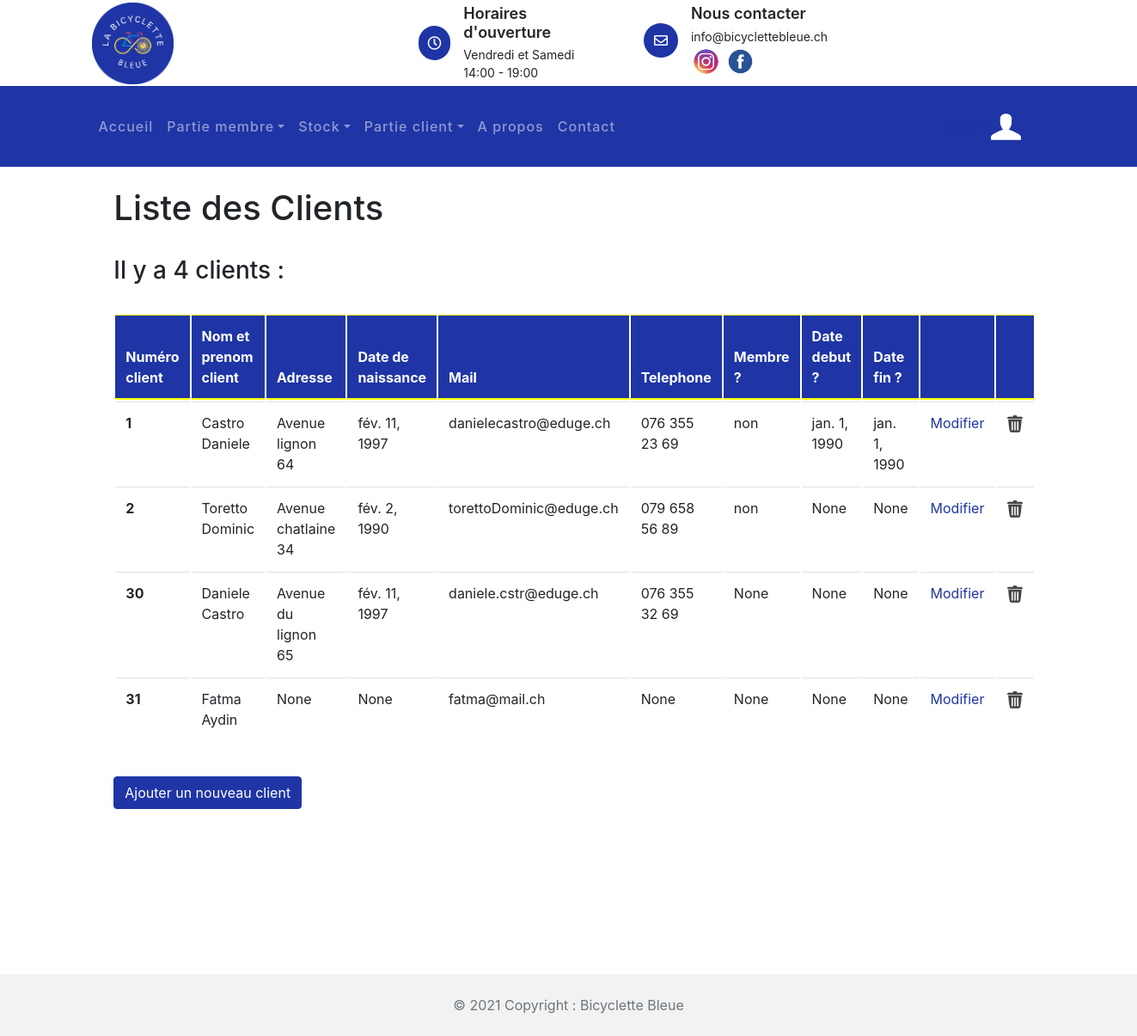
/client/ (signed in), run on the app's committed database.
### statistique/models.py (models this page shows, shortened)
class Client(models.Model):
    cli_id = models.AutoField(db_column='CLI_ID', primary_key=True)  # Field name made lowercase.
    cli_nom = models.CharField(db_column='CLI_NOM', blank=True, null=True, max_length=100)  # Field name made lowercase.
    cli_prenom = models.CharField(db_column='CLI_PRENOM', blank=True, null=True, max_length=100)  # Field name made lowercase.
    cli_adresseposte = models.CharField(db_column='CLI_ADRESSEPOSTE', blank=True, null=True, max_length=100)  # Field name made lowercase.
    cli_date_naissance = models.DateField()  # Field name made lowercase.
    cli_mail = models.CharField(db_column='CLI_MAIL', blank=True, null=True, max_length=100)  # Field name made lowercase.
    cli_tel = models.CharField(db_column='CLI_TEl', blank=True, null=True, max_length=100)  # Field name made lowercase.
    cli_membre = models.CharField(db_column='CLI_MEMBRE', blank=True, null=True, max_length=100)  # Field name made lowercase.
    cli_date_debut = models.DateField()  # Field name made lowercase.
    cli_date_fin = models.DateField()  # Field name made lowercase.
    class Meta:
        managed = False
        db_table = 'Client'

### client/views.py (the view)
# urls.py: path('client/',include('client.urls')),
@login_required(login_url='/compte/login')
def client(request):
    client = Client.objects.all()
    client_number = client.count()
    messageNbClient = f'{client_number} clients :'
    if client_number == 1:
        messageNbClient = f'{client_number} client :'
    context = {
        'client' : client,
        'messageNbClient' : messageNbClient,
    }
    return render(request, 'client/client.html', context)

### client/templates/client/client.html
{% extends 'template_base.html' %}
{% load static %}
{% block contenu %}
        <link href="{% static 'css/bootstrap.min.css' %}" rel="stylesheet">
        <link href="{% static 'lib/flaticon/font/flaticon.css' %}" rel="stylesheet">
        <link href="{% static 'lib/animate/animate.min.css' %}" rel="stylesheet">
        <link href="{% static 'lib/owlcarousel/assets/owl.carousel.min.css' %}" rel="stylesheet">
    <br>
<h1 style="margin-left: 10%">Liste des Clients</h1>
    <br>
    <h3 style="margin-left: 10%">Il y a {{ messageNbClient }}</h3>
<br>
 <table class="table">
  <thead class="thead-dark">
    <tr>
      <th scope="col" >Numéro client</th>
      <th scope="col">Nom et prenom client</th>
      <th scope="col">Adresse</th>
      <th scope="col">Date de naissance</th>
      <th scope="col">Mail</th>
      <th scope="col">Telephone</th>
      <th scope="col">Membre ?</th>
      <th scope="col">Date debut ?</th>
      <th scope="col">Date fin ?</th>
      <th scope="col"></th>
      <th scope="col"></th>
    </tr>
  </thead>
  <tbody>
  {% for client in client %}
    <tr>
      <th  scope="row">{{client.cli_id}}</th>
      <td><a>{{client.cli_nom}} {{client.cli_prenom}}</a></td>
      <td>{{client.cli_adresseposte}}</td>
      <td>{{client.cli_date_naissance}}</td>
      <td>{{client.cli_mail}}</td>
      <td>{{client.cli_tel}}</td>
      <td>{{client.cli_membre}}</td>
      <td>{{client.cli_date_debut}}</td>
      <td>{{client.cli_date_fin}}</td>
      <td><a href="{% url 'client:modifierClient'  client.cli_id%}">Modifier</a></td>
      <td><a href="{% url 'client:supprimerClient' client.cli_id%}"><img class="imagePoubelle" src="{% static 'img/poubelle.png' %}" alt="Image"></a></td>
    </tr>
  {% endfor %}
  </tbody>
</table>
<br>
<a href="{% url 'client:nouveauClient' %}" class="btn btn-primary" role="button" aria-pressed="true" style="margin-left: 10%">Ajouter un nouveau client</a>
<br>
{% endblock %}

### accueil/static/css/style.css (style rules this page uses)
table { border-collapse: separate; }
.imagePoubelle { width: 20px; height: 20px; }
.table { height: 100px; width: 80%; padding-left: 10%; padding-right: 10%; border-collapse: separate ; }
body { color: #444444; font-weight: 400; background: #ffffff; font-family: 'Barlow', sans-serif; }
h1, h2, h3, h4, h5, h6 { color: #1F35A5; }
a { color: #1F35A5; transition: .3s; }

### data on the page
Client: cli_id "1", cli_nom "Castro", cli_prenom "Daniele", cli_adresseposte "Avenue lignon 64", cli_date_naissance "fév. 11, 1997", cli_mail "danielecastro@eduge.ch", cli_tel "076 355 23 69", cli_membre "non", cli_date_debut "jan. 1, 1990", cli_date_fin "jan. 1, 1990"
Client: cli_id "2", cli_nom "Toretto", cli_prenom "Dominic", cli_adresseposte "Avenue chatlaine 34", cli_date_naissance "fév. 2, 1990", cli_mail "torettoDominic@eduge.ch", cli_tel "079 658 56 89", cli_membre "non", cli_date_debut "None", cli_date_fin "None"
Client: cli_id "30", cli_nom "Daniele", cli_prenom "Castro", cli_adresseposte "Avenue du lignon 65", cli_date_naissance "fév. 11, 1997", cli_mail "daniele.cstr@eduge.ch", cli_tel "076 355 32 69", cli_membre "None", cli_date_debut "None", cli_date_fin "None"
Client: cli_id "31", cli_nom "Fatma", cli_prenom "Aydin", cli_adresseposte "None", cli_date_naissance "None", cli_mail "fatma@mail.ch", cli_tel "None", cli_membre "None", cli_date_debut "None", cli_date_fin "None"

### other printed values
{{ messageNbClient }} "4 clients :"
